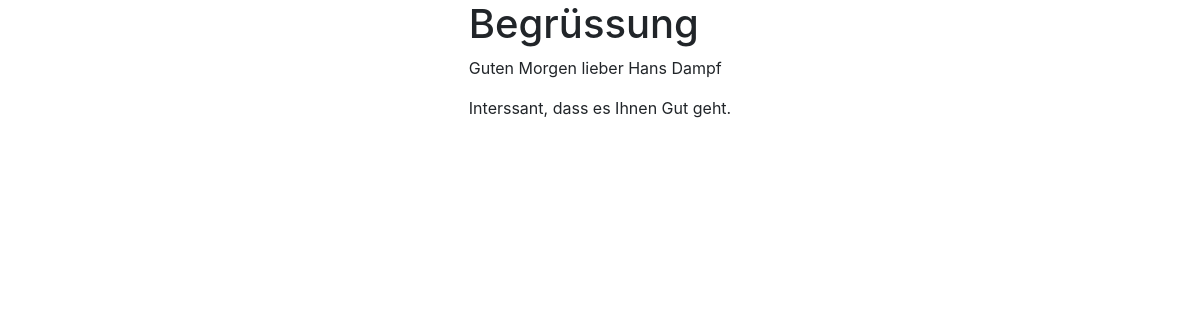
/, run on an earlier commit of the app's database.
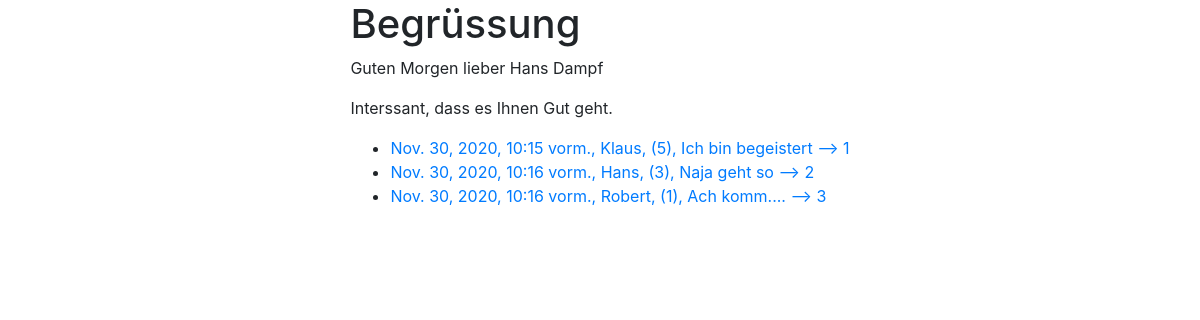
And on a later commit of the database.
### app1/models.py (models this page shows)
class Tagebuch(models.Model):
    name = models.CharField(max_length=50)
    zeitpunkt = models.DateTimeField(auto_now=False, auto_now_add=True)
    kommentar = models.TextField()
    bewertung = models.IntegerField()
    def __str__(self):
        return self.name+", ("+str(self.bewertung)+"), "+self.kommentar
    class Meta:
        verbose_name_plural = "Tagebuch"

### app1/views.py (the view)
# urls.py: path('', views.index, name='index'),
def index(request):
    template = 'app1/base.html'
    tupel = ("Hans Dampf","Gut","lieber")
    tabelle = Tagebuch.objects.all().order_by("-bewertung")
    return render(request,template,{'parameter':tupel, 'tabelle': tabelle})

### app1/templates/app1/base.html (shortened to what this page needs)
<!doctype html>
<html lang="de">
  <head>
    <link rel="stylesheet" href="https://cdn.jsdelivr.net/npm/bootstrap@4.5.3/dist/css/bootstrap.min.css">
  </head>
  <body>
  <div class="container">
    <div class="row justify-content-md-center">
      <div class ="col-md-auto">
        <h1>{% block h1 %}Begrüssung{% endblock h1 %}</h1>
        {% block content %}
        <p>Guten Morgen {{parameter.2}} {{parameter.0}}</p>
        <p>Interssant, dass es Ihnen {{parameter.1}} geht.</p>
        <ul>
        {% for zeile in tabelle %}
          <li><a href="/tagebuchdetail/{{zeile.id}}">{{zeile.zeitpunkt}}, {{zeile}} --> {{ zeile.id}}</a></li>
        {% endfor %}
        </ul>
        {% endblock content %}
      </div>
    </div>
  </div>
  </body>
</html>

What changed in the data, as far as the page shows it:
added Tagebuch: zeitpunkt "Nov. 30, 2020, 10:15 vorm.", name+bewertung+kommentar "Klaus, (5), Ich bin begeistert", id "1"
added Tagebuch: zeitpunkt "Nov. 30, 2020, 10:16 vorm.", name+bewertung+kommentar "Hans, (3), Naja geht so", id "2"
added Tagebuch: zeitpunkt "Nov. 30, 2020, 10:16 vorm.", name+bewertung+kommentar "Robert, (1), Ach komm....", id "3"
